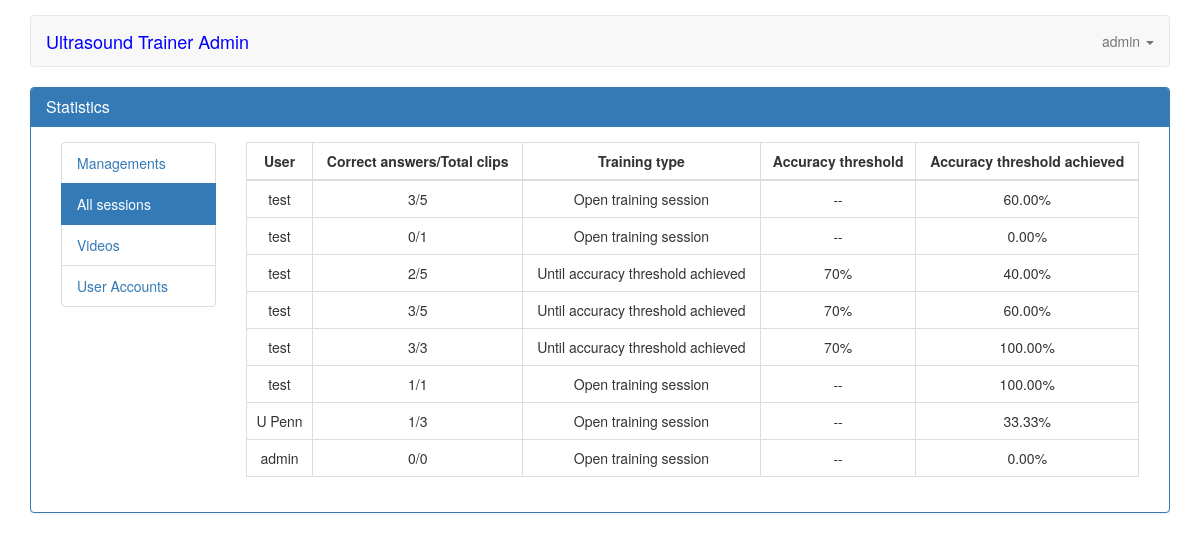
The page /statistics (signed in) on the database as committed earlier.
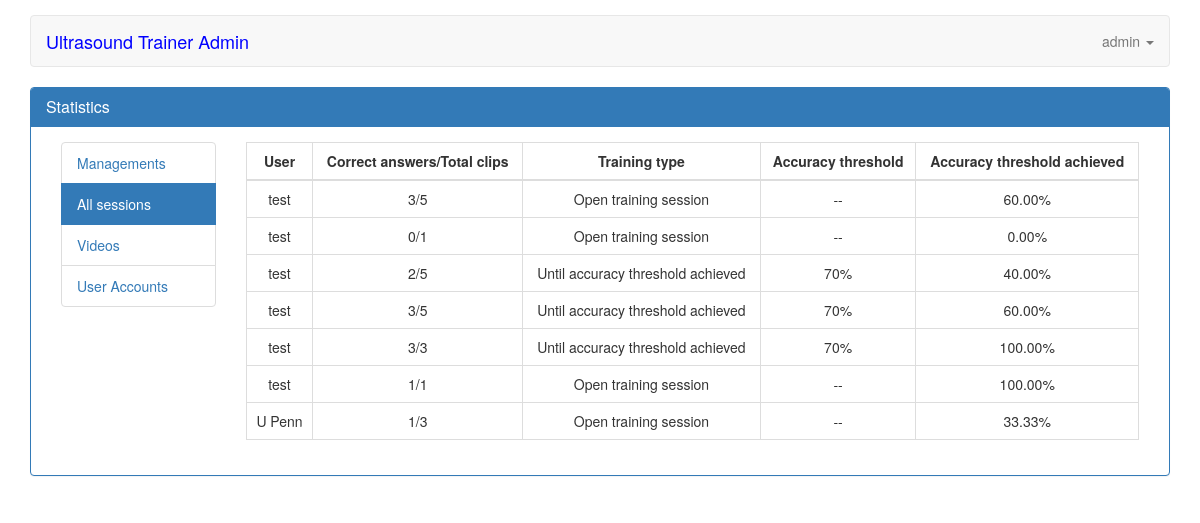
The same page on the database as committed later.
### servey/models.py (models this page shows, shortened)
class Result(models.Model):
    user = models.ForeignKey(User, related_name='user_result', on_delete=models.CASCADE)
    date = models.DateTimeField(default=datetime.datetime.utcnow, blank=True)
    close = models.BooleanField(default=False, verbose_name="Test is close?", blank=True)
    training_type = models.CharField(choices=TRAINING_TYPE, blank=True, null=True, max_length=255)
    accuracy = models.CharField(max_length=255, choices=ACCURACY_THRESHOLD, blank=True, null=True)
    created_at = models.DateTimeField(auto_now_add=True)
    updated_at = models.DateTimeField(auto_now=True)
    @property
    def get_user(self):
        return User.objects.get(pk=self.user_id)
    @property
    def total_answer(self):
        return self.result_detail.count()
    @property
    def correct_answer(self):
        is_true = 0
        total_video = Video.objects.values('id', 'answer')
        detail = ResultDetail.objects.filter(result=self).values('video_id', 'answer')
        for video in total_video:
            for b in detail:
                if video.get('id') == b.get('video_id'):
                    diff = video.get('answer') == b.get('answer')
                    if diff:
                        is_true += 1
        return is_true
    @property
    def accuracy_count(self):
        context = {}
        check = ResultDetail.objects.filter(result=self.id)
        accuracy = '0.00'
        if check is not None:
            count_question = ResultDetail.objects.filter(result=self.id).count()
            total_answer = ResultDetail.objects.filter(result=self.id)
            context['true'] = 0
            context['false'] = 0
            for query_answer in total_answer:
                video = query_answer.video.answer
                answer_result = query_answer.answer
                if video == answer_result:
                    context['true'] += 1
                else:
                    context['false'] += 1
            if count_question > 0:
                accuracy = format(Decimal(context['true'] * 100 / count_question), '.2f')
        return accuracy

class ResultDetail(models.Model):
    result = models.ForeignKey(Result, on_delete=models.CASCADE, null=True, related_name='result_detail',)
    video = models.ForeignKey(Video, blank=True, on_delete=models.CASCADE, related_name='video_result')
    answer = models.IntegerField(blank=True)
    created_at = models.DateTimeField(auto_now_add=True)
    updated_at = models.DateTimeField(auto_now=True)

class Video(models.Model):
    ANSWER_CHOICE = (
        (1, 'Normal'),
        (2, 'Moderately reduced',),
        (3, 'Severely reduced',)
    )
    path = models.FileField(blank=True, verbose_name="Upload video (mp4, mkv)", max_length=255, upload_to='videos/', validators=[validate_file_extension])
    title = models.TextField(blank=True, verbose_name="Title question")
    answer = models.IntegerField(choices=ANSWER_CHOICE, default=1)
    created_at = models.DateTimeField(auto_now_add=True)
    updated_at = models.DateTimeField(auto_now=True)

### servey/views.py (the view)
@user_passes_test(lambda u: u.is_superuser)
def result_session(request):
    if request.user.is_authenticated:
        list = Result.objects.all()
        total_result = Pager.view(request, list)
        context = {
            "total_result": total_result,
        }
        return render(request, 'statistical/result_session.html', context)
    else:
        return JsonResponse({"status": False, "messages": "Authentication required"},safe=False)

### servey/models.py (called while the page is built)
    def view(request, list):
        page = request.GET.get('page', 1)
        paginator = Paginator(list, ITEMS_PER_PAGE)
        try:
            model = paginator.page(page)
        except PageNotAnInteger:
            model = paginator.page(1)
        except EmptyPage:
            model = paginator.page(paginator.num_pages)
        return model

### templatetags/path_tags.py (called while the page is built)
@register.simple_tag
def is_video_path(path):
    if path == '/videos' or path.startswith('/video/'):
        return 'active'
    return ''

@register.simple_tag
def is_user_path(path):
    if path == '/user_account' or path.startswith('/profile/'):
        return 'active'
    return ''

### templates/statistical/result_session.html (shortened to what this page needs)
{% extends 'statistical/index.html' %}
{% block main %}
    <div class="col-md-10">
        <div class="table-responsive">
            <table class="table table-bordered table-hover">
                <thead>
                    <tr>
                        <th class="text-center">User</th>
                        <th class="text-center">Correct answers/Total clips</th>
                        <th class="text-center">Training type</th>
                        <th class="text-center">Accuracy threshold</th>
                        <th class="text-center">Accuracy threshold achieved</th>
                    </tr>
                    </thead>
                <tbody>
                    {% for item in total_result %}
                    <tr class="text-center">
                        <td>{{ item.get_user.username }}</td>
                        <td>{{ item.correct_answer }}/{{ item.total_answer }}</td>
                        <td>{{ item.training_type }}</td>
                        <td>{% if item.accuracy %}{{ item.accuracy }} {% else %} {{ "--" }}{% endif %}</td>
                        <td>{{ item.accuracy_count }}%</td>
                    </tr>
                    {% endfor %}
                </tbody>
            </table>
        </div>
    </div>
{% endblock %}

### templates/statistical/index.html
{% extends 'partials/index.html' %}
{% block content %}
    <div class="col-md-12" style="padding-right: 0px;padding-left: 0px;">
        <div class="panel panel-primary">
            <div class="panel-heading">
                <h3 class="panel-title">Statistics</h3>
            </div>
            <div class="panel-body">
                {% include 'statistical/sidebar.html' %}
                {% block main %}
                {% endblock %}
            </div>
        </div>
    </div>
{% endblock %}

### templates/partials/index.html (shortened to what this page needs)
<!DOCTYPE html>
<html lang="en">
    {% load staticfiles %}
    <head>
        <link href="{% static 'bootstrap-3.3.6.min.css' %}" rel="stylesheet">
        <link rel="stylesheet" href="{% static 'main.css' %}">
    </head>
    <body>
    <div class="container" id="container_main" >
        <nav class="navbar navbar-default" role="navigation">
        <div class="navbar-header">
            {% if user.is_superuser and user.is_staff %}
                <a class="navbar-brand" href="{% url 'admin:index' %}" style="color: blue">Ultrasound Trainer Admin</a>
            {% else %}
                <a class="navbar-brand" href="{% url 'index' %}" style="color: blue">Ultrasound Trainer</a>
            {% endif %}
        </div>
        <div class="collapse navbar-collapse navbar-ex1-collapse">
            <ul class="nav navbar-nav navbar-right">
                <li class="dropdown">
                    <a href="#" class="dropdown-toggle" data-toggle="dropdown">
                        {% if request.user.is_authenticated %}
                            <span>{{ request.user.username }}</span>
                            <b class="caret"></b>
                        {% endif %}
                    </a>
                </li>
            </ul>
        </div>
        </nav>
        <div class="row">
            {% block content %}
            {% endblock %}
        </div>
    </div>
    </body>
</html>

### templates/statistical/sidebar.html
<div class="col-md-2">
  {% with path=request.path %}
    <ul class="list-group">
      <li class="list-group-item"><a href="/admin">Managements</a></li>
      <li class="list-group-item
      {% if path == '/statistics' or path == '/result_session' %}
        active
      {% endif %}
      "><a href="{% url 'result_session' %}">All sessions</a></li>
      {% load path_tags %}
      <li class="list-group-item
      {% is_video_path path %}
      "><a href="{% url 'videos' %}">Videos</a></li>
      <li class="list-group-item
      {% is_user_path path %}
      "><a href="{% url 'user_account' %}">User Accounts</a></li>
    </ul>
  {% endwith %}
</div>

### static/main.css (style rules this page uses)
#container_main { padding-top: 15px; }
.row { margin-right: 0; margin-left: 0; }
h3 { margin-top: 6px; margin-right: 10px; }
ul li { list-style-type: none; }
.panel-primary .list-group .list-group-item:hover a, .panel-primary .list-group .list-group-item.active a { color: white; text-decoration: none; }

Rows that differ between the two databases and show on the page:
removed Result: get_user.username "admin", correct_answer "0", total_answer "0", training_type "Open training session", value "--", accuracy_count "0.00"
